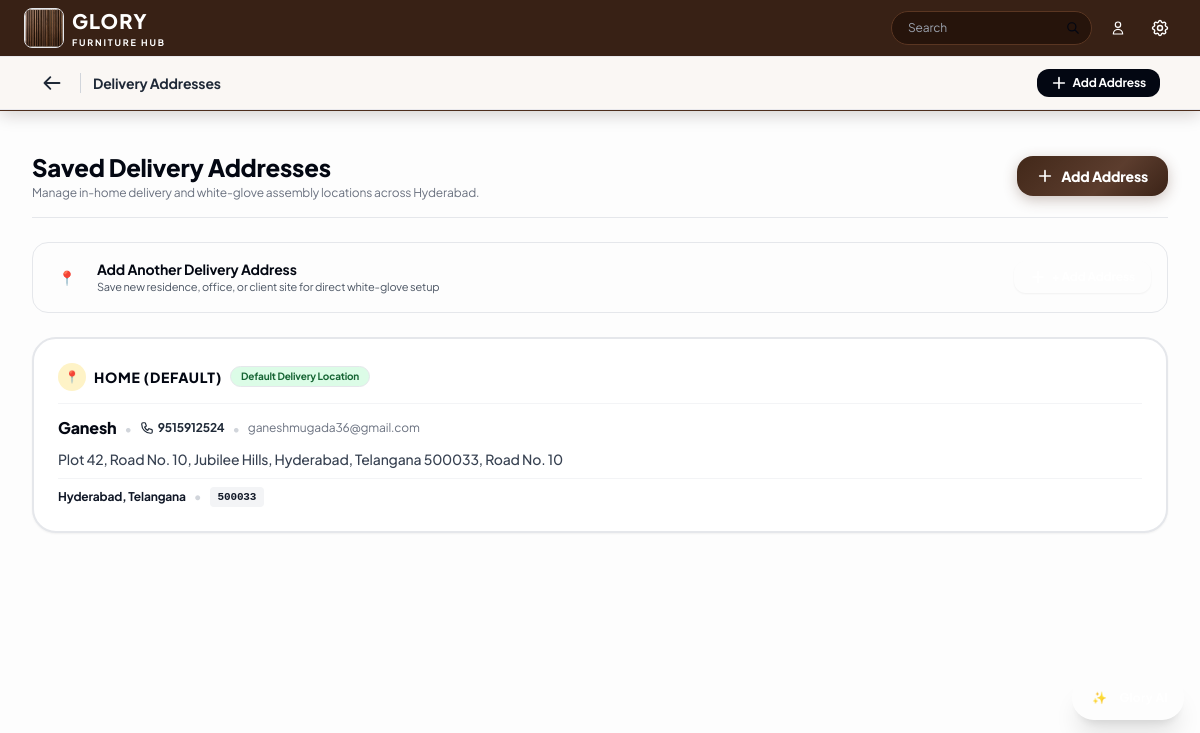
/customer/address/ (signed in), run on the app's committed database.
### apps/accounts/models.py (models this page shows, shortened)
class UserProfile(models.Model):
    ROLE_CHOICES = [
        ('customer', 'Customer'),
        ('admin', 'Studio Admin'),
    ]
    user = models.OneToOneField(User, on_delete=models.CASCADE, related_name='profile', null=True, blank=True)
    full_name = models.CharField(max_length=150, default='Valued Patron', blank=True)
    phone = models.CharField(max_length=25, default='', blank=True)
    address = models.TextField(default='', blank=True)
    role = models.CharField(max_length=20, choices=ROLE_CHOICES, default='customer')
    auth_provider = models.CharField(max_length=50, default='email')  # 'email', 'google'
    google_id = models.CharField(max_length=150, blank=True, null=True)
    avatar_url = models.URLField(max_length=500, blank=True, null=True)
    cart_items = models.JSONField(default=list, blank=True)
    wishlist_ids = models.JSONField(default=list, blank=True)
    saved_addresses = models.JSONField(default=list, blank=True)
    created_at = models.DateTimeField(auto_now_add=True)

### apps/accounts/views.py (the view, shortened to what this page needs)
# urls.py: path('customer/address/', views.address_view, name='customer_address'),
def address_view(request):
    user = request.user if request.user.is_authenticated else None
    profile = getattr(user, 'profile', None) if user else None
    addresses = (profile.saved_addresses if profile else None) or request.session.get('glory_addresses')
    default_name = (profile.full_name if profile else '') or (user.get_full_name() if user else '') or request.session.get('glory_user_name', '')
    default_phone = (profile.phone if profile else '') or request.session.get('glory_user_phone', '')
    default_email = (user.email if user else '') or request.session.get('glory_user_email', '')
    context = {
        'addresses': addresses,
        'default_name': default_name,
        'default_phone': default_phone,
        'default_email': default_email,
    }
    return render(request, 'accounts/address.html', context)

### apps/core/models.py (called while the page is built)
    @classmethod
    def get_settings(cls):
        settings, _ = cls.objects.get_or_create(id=1)
        return settings

### templates/accounts/address.html (shortened to what this page needs)
{% extends 'base.html' %}
{% load static %}
{% block back_bar %}
<div class="w-full bg-[#FAF7F4] border-t border-b border-gray-200/80 px-4 sm:px-6 lg:px-10 py-2.5 flex items-center justify-between shadow-2xs relative z-20">
  <div class="flex items-center gap-3 flex-shrink-0">
    <button onclick="window.history.length > 1 ? window.history.back() : window.location.href='{% url 'profile' %}';"
            class="p-1.5 -ml-1 rounded-full hover:bg-gray-200 text-gray-800 hover:text-gray-950 transition-colors active-tap flex items-center justify-center flex-shrink-0 cursor-pointer"
            aria-label="Go back">
      <svg class="w-5 h-5 stroke-[2.2]" fill="none" stroke="currentColor" viewBox="0 0 24 24"><path stroke-linecap="round" stroke-linejoin="round" stroke-width="2.2" d="M10 19l-7-7m0 0l7-7m-7 7h18"/></svg>
    </button>
    <span class="text-xs sm:text-sm font-bold text-gray-800 border-l border-gray-300 pl-3 leading-none">
      Delivery Addresses
    </span>
  </div>
  <button type="button"
          onclick="openAddAddressModal()"
          class="flex items-center gap-1.5 px-3.5 py-1.5 rounded-xl bg-gray-950 hover:bg-[#5C3D2E] text-white text-xs font-bold transition-all shadow-xs active-tap cursor-pointer">
    <svg class="w-4 h-4 stroke-[2.5]" fill="none" stroke="currentColor" viewBox="0 0 24 24"><path stroke-linecap="round" stroke-linejoin="round" stroke-width="2.5" d="M12 4v16m8-8H4"/></svg>
    <span>Add Address</span>
  </button>
</div>
{% endblock %}
{% block content %}
<div class="w-full max-w-5xl mr-auto px-4 sm:px-8 py-6 sm:py-10 space-y-6 text-left">
  <div class="flex items-center justify-between gap-4 pb-4 border-b border-gray-200">
    <div>
      <h1 class="text-xl sm:text-2xl font-black text-gray-950">Saved Delivery Addresses</h1>
      <p class="text-xs text-gray-500 mt-0.5">Manage in-home delivery and white-glove assembly locations across Hyderabad.</p>
    </div>
    <button type="button"
            id="btn-add-address-top"
            onclick="openAddAddressModal()"
            class="flex items-center gap-2 px-4 sm:px-5 py-2.5 rounded-2xl bg-gray-950 hover:bg-[#5C3D2E] text-white text-xs sm:text-sm font-black transition-all shadow-md hover:shadow-lg active-tap cursor-pointer shrink-0"
            style="background: linear-gradient(135deg, #422819 0%, #5C3D2E 60%, #3B2317 100%) !important; color: #FFFFFF !important; box-shadow: 0 4px 14px rgba(92,61,46,0.3) !important;">
      <svg class="w-4 h-4 stroke-[2.5]" fill="none" stroke="currentColor" viewBox="0 0 24 24">
        <path stroke-linecap="round" stroke-linejoin="round" stroke-width="2.5" d="M12 4v16m8-8H4"/>
      </svg>
      <span>Add Address</span>
    </button>
  </div>
  <div class="flex items-center justify-between p-4 bg-amber-50/80 border border-amber-200/90 rounded-2xl shadow-2xs">
    <div class="flex items-center gap-3">
      <div class="w-9 h-9 rounded-xl bg-[#5C3D2E] text-white flex items-center justify-center font-bold text-sm shadow-xs">
        📍
      </div>
      <div>
        <h3 class="text-xs sm:text-sm font-bold text-gray-950">Add Another Delivery Address</h3>
        <p class="text-[11px] text-gray-600">Save new residence, office, or client site for direct white-glove setup</p>
      </div>
    </div>
    <button type="button"
            onclick="openAddAddressModal()"
            class="flex items-center gap-1.5 px-4 py-2 rounded-xl bg-[#5C3D2E] hover:bg-black text-white text-xs font-bold transition-all shadow-sm active-tap cursor-pointer shrink-0">
      <svg class="w-4 h-4 stroke-[2.5]" fill="none" stroke="currentColor" viewBox="0 0 24 24"><path stroke-linecap="round" stroke-linejoin="round" stroke-width="2.5" d="M12 4v16m8-8H4"/></svg>
      <span>+ Add Address</span>
    </button>
  </div>
  <div class="space-y-4">
    {% for addr in addresses %}
    <div class="address-box bg-white rounded-3xl p-6 border-2 {% if addr.is_default %}border-amber-700/40 shadow-sm bg-gradient-to-b from-amber-50/20 to-white{% else %}border-gray-200/90 shadow-2xs{% endif %} transition-all hover:shadow-md relative">
      <div class="flex items-center justify-between pb-3 border-b border-gray-100">
        <div class="flex items-center gap-2">
          <span class="w-7 h-7 rounded-full bg-amber-100 text-[#5C3D2E] flex items-center justify-center font-black text-xs">
            📍
          </span>
          <span class="font-black text-xs sm:text-sm text-gray-950 uppercase tracking-wider">
            {{ addr.tag|default:"Home" }}
          </span>
          {% if addr.is_default %}
          <span class="px-2.5 py-0.5 rounded-full text-[10px] font-bold bg-green-100 text-green-800 border border-green-200">
            Default Delivery Location
          </span>
          {% endif %}
        </div>
      </div>
      <div class="pt-3 space-y-2 text-xs sm:text-sm text-gray-800 font-sans">
        <div class="flex items-center gap-2 flex-wrap">
          <h3 class="font-black text-sm sm:text-base text-gray-950">{{ addr.name }}</h3>
          <span class="text-gray-300">•</span>
          <span class="text-xs font-bold text-[#5C3D2E] flex items-center gap-1">
            {{ addr.phone }}
          </span>
          {% if addr.email %}
          <span class="text-gray-300">•</span>
          <span class="text-xs text-gray-500">{{ addr.email }}</span>
          {% endif %}
        </div>
        <p class="text-gray-700 font-medium leading-relaxed">
          {{ addr.flat }}{% if addr.street %}, {{ addr.street }}{% endif %}
        </p>
        <div class="flex items-center justify-between gap-2 pt-2 border-t border-gray-100 flex-wrap">
          <div class="flex items-center gap-2 font-bold text-gray-900 text-xs">
            <span>{{ addr.city }}, {{ addr.state }}</span>
            <span class="text-gray-300">•</span>
            <span class="px-2 py-0.5 rounded bg-gray-100 font-mono text-[11px]">{{ addr.pincode }}</span>
          </div>
        </div>
      </div>
    </div>
    {% endfor %}
  </div>
</div>
{% endblock %}

### templates/base.html (style rules this page uses)
body { font-family: 'Plus Jakarta Sans', system-ui, -apple-system, BlinkMacSystemFont, sans-serif; background-color: #FDFDFD; color: #1E1E1E; -webkit-font-smoothing: antialiased; -moz-osx-font-smoothing: grayscale; letter-spacing: -0.01em; }

### data on the page
UserProfile: tag "HOME (DEFAULT)", name "Ganesh", phone "9515912524", email "ganeshmugada36@gmail.com", flat "Plot 42, Road No. 10, Jubilee Hills, Hyderabad, Telangana 500033", street "Road No. 10", city "Hyderabad", state "Telangana", pincode "500033"
